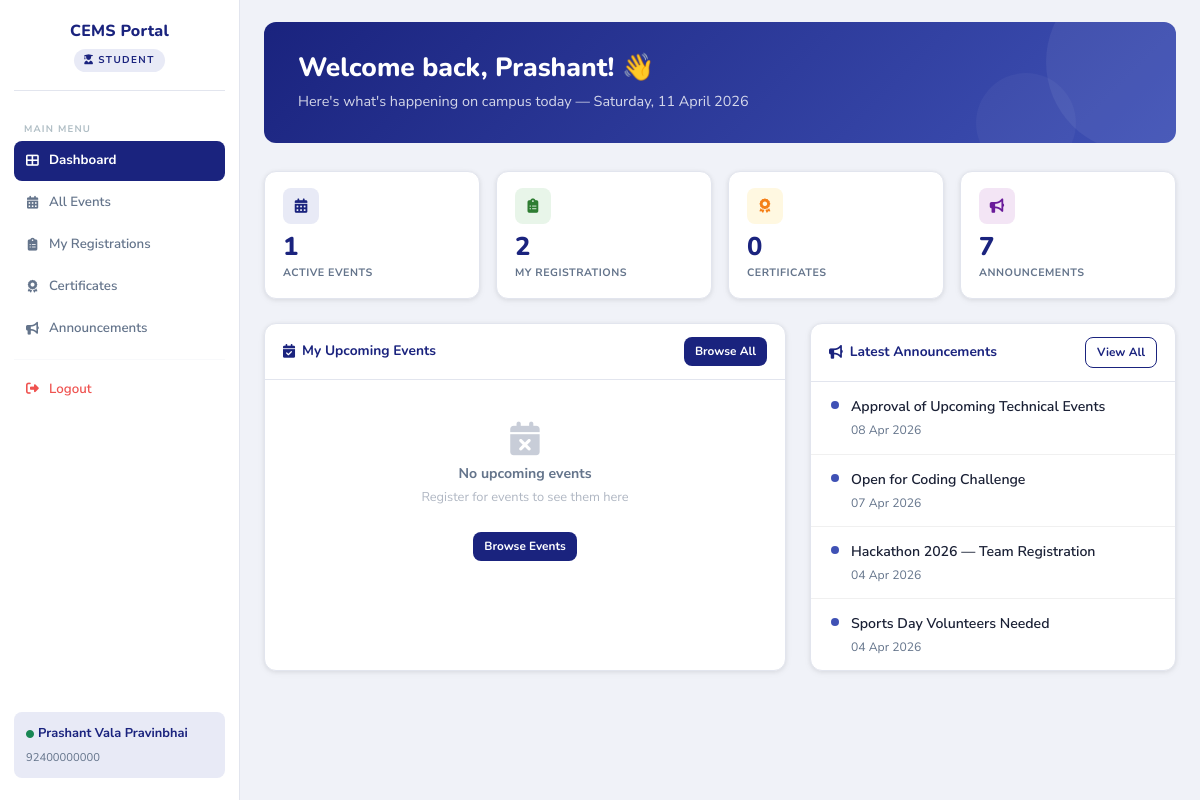
The page /student/dashboard.php (signed in) on the database its author committed.
### tables this page shows
CREATE TABLE `announcements` (
  `announcement_id` int(11) NOT NULL,
  `title` varchar(200) NOT NULL,
  `content` text NOT NULL,
  `event_id` int(11) DEFAULT NULL,
  `posted_by` int(11) NOT NULL,
  `posted_by_role` enum('faculty','admin') NOT NULL DEFAULT 'faculty',
  `created_at` timestamp NOT NULL DEFAULT current_timestamp()
);

### student/dashboard.php (the view, shortened to what this page needs)
<?php
require_once("../config/db.php");
require_once("../includes/student_sidebar.php");
$student_id   = $_SESSION['student_id'];
$student_name = $_SESSION['student_name'];
$active_events = $my_registrations = $my_certificates = $announcements_count = 0;
try {
    $r1 = $conn->query("SELECT COUNT(*) as c FROM events WHERE event_date >= CURDATE() AND status='Approved'");
    $active_events = $r1->fetch_assoc()['c'];
    $r2 = $conn->prepare("SELECT COUNT(*) as c FROM registrations WHERE student_id = ?");
    $r2->bind_param("i", $student_id); $r2->execute();
    $my_registrations = $r2->get_result()->fetch_assoc()['c'];
    $r3 = $conn->prepare("
        SELECT COUNT(*) as c FROM certificates c
        JOIN attendance a ON a.student_id = c.student_id AND a.event_id = c.event_id
        WHERE c.student_id = ? AND a.status = 'Present'
    ");
    $r3->bind_param("i", $student_id); $r3->execute();
    $my_certificates = $r3->get_result()->fetch_assoc()['c'];
    $r4 = $conn->query("SELECT COUNT(*) as c FROM announcements");
    $announcements_count = $r4->fetch_assoc()['c'];
} catch (Exception $e) {}
$upcoming = [];
try {
    $q = $conn->prepare("
        SELECT e.event_name, e.event_date, e.event_time, e.venue,
               COALESCE(a.status,'Pending') as att_status
        FROM registrations r
        JOIN events e ON r.event_id = e.event_id
        LEFT JOIN attendance a ON a.student_id = r.student_id AND a.event_id = r.event_id
        WHERE r.student_id = ? AND e.event_date >= CURDATE() AND e.status = 'Approved'
        ORDER BY e.event_date ASC LIMIT 5
    ");
    $q->bind_param("i", $student_id); $q->execute();
    $upcoming = $q->get_result()->fetch_all(MYSQLI_ASSOC);
} catch (Exception $e) {}
$announcements = [];
try {
    $qa = $conn->query("
        SELECT title, created_at FROM announcements
        ORDER BY created_at DESC LIMIT 4
    ");
    $announcements = $qa->fetch_all(MYSQLI_ASSOC);
} catch (Exception $e) {}
?>
<!DOCTYPE html>
<html lang="en">
<head>
    <link href="https://cdn.jsdelivr.net/npm/bootstrap@5.3.2/dist/css/bootstrap.min.css" rel="stylesheet">
    <link rel="stylesheet" href="https://cdnjs.cloudflare.com/ajax/libs/font-awesome/6.4.2/css/all.min.css">
    <link rel="stylesheet" href="../assets/css/style.css">
</head>
<body>
<?php include '../includes/student_sidebar.php'; ?>
<main class="main-content">
<div class="content-inner">
    <div class="welcome-card">
        <div style="position:relative;z-index:1;">
            <h2>Welcome back, <?= htmlspecialchars(explode(' ', $student_name)[0]) ?>! 👋</h2>
            <p>Here's what's happening on campus today — <?= date('l, d F Y') ?></p>
        </div>
    </div>
    <div class="row g-3 mb-4">
        <div class="col-6 col-lg-3">
            <div class="stat-card">
                <div class="stat-icon blue"><i class="fas fa-calendar-alt"></i></div>
                <div class="stat-number"><?= $active_events ?></div>
                <div class="stat-label">Active Events</div>
            </div>
        </div>
        <div class="col-6 col-lg-3">
            <div class="stat-card">
                <div class="stat-icon green"><i class="fas fa-clipboard-list"></i></div>
                <div class="stat-number"><?= $my_registrations ?></div>
                <div class="stat-label">My Registrations</div>
            </div>
        </div>
        <div class="col-6 col-lg-3">
            <div class="stat-card">
                <div class="stat-icon gold"><i class="fas fa-award"></i></div>
                <div class="stat-number"><?= $my_certificates ?></div>
                <div class="stat-label">Certificates</div>
            </div>
        </div>
        <div class="col-6 col-lg-3">
            <div class="stat-card">
                <div class="stat-icon purple"><i class="fas fa-bullhorn"></i></div>
                <div class="stat-number"><?= $announcements_count ?></div>
                <div class="stat-label">Announcements</div>
            </div>
        </div>
    </div>
    <div class="row g-4">
        <div class="col-lg-7">
            <div class="card h-100">
                <div class="card-header-custom">
                    <i class="fas fa-calendar-check"></i> My Upcoming Events
                    <a href="events.php" class="ms-auto btn-primary-custom btn-sm-custom">Browse All</a>
                </div>
                <?php if (empty($upcoming)): ?>
                    <div class="empty-state" style="border:none;">
                        <i class="fas fa-calendar-times"></i>
                        <h5>No upcoming events</h5>
                        <p>Register for events to see them here</p>
                        <a href="events.php" class="btn-primary-custom btn-sm-custom mt-2">Browse Events</a>
                    </div>
                <?php endif; ?>
            </div>
        </div>
        <div class="col-lg-5">
            <div class="card h-100">
                <div class="card-header-custom">
                    <i class="fas fa-bullhorn"></i> Latest Announcements
                    <a href="announcements.php" class="ms-auto btn-outline-custom btn-sm-custom">View All</a>
                </div>
                <?php if (empty($announcements)): ?>
                    <div class="empty-state" style="border:none;">
                        <i class="fas fa-bell-slash"></i>
                        <h5>No announcements</h5>
                        <p>Check back later for updates</p>
                    </div>
                <?php else: ?>
                    <?php foreach ($announcements as $ann): ?>
                    <div class="ann-item">
                        <div class="ann-dot"></div>
                        <div>
                            <div style="font-weight:600;font-size:0.88rem;color:var(--text-dark);">
                                <?= htmlspecialchars($ann['title']) ?>
                            </div>
                            <div style="font-size:0.76rem;color:var(--text-muted);margin-top:2px;">
                                <?= date('d M Y', strtotime($ann['created_at'])) ?>
                            </div>
                        </div>
                    </div>
                    <?php endforeach; ?>
                <?php endif; ?>
            </div>
        </div>
    </div>
</div>
</main>
</body>
</html>

### assets/css/style.css (style rules this page uses)
:root { --primary: #1a237e; --primary-mid: #283593; --accent: #3f51b5; --accent-light: #e8eaf6; --main-bg: #f0f2f8; --sidebar-bg: #ffffff; --card-bg: #ffffff; --border: #e2e5ee; --text-dark: #1a2035; --text-muted: #64748b; --gold: #f9a825; --gold-light: #fff8e1; --success: #2e7d32; --success-light: #e8f5e9; --danger: #c62828; --danger-light: #fce4ec; --warning: #e65100; --warning-light: #fff3e0; --sidebar-width: 240px; --font-display: 'Nunito', sans-serif; --font-body: 'Nunito Sans', sans-serif; --radius-sm: 8px; --radius-md: 12px; --radius-lg: 16px; --shadow-sm: 0 1px 4px rgba(0,0,0,0.07), 0 2px 8px rgba(0,0,0,0.04); --shadow-md: 0 4px 16px rgba(26,35,126,0.10); --shadow-lg: 0 12px 40px rgba(26,35,126,0.14); --transition: all 0.2s ease; }
*, *::before, *::after { box-sizing: border-box; margin: 0; padding: 0; }
html { scroll-behavior: smooth; }
body { background: var(--main-bg); font-family: var(--font-body); color: var(--text-dark); font-size: 14px; line-height: 1.65; -webkit-font-smoothing: antialiased; }
a { text-decoration: none; color: inherit; }
.main-content { margin-left: var(--sidebar-width); min-height: 100vh; background: var(--main-bg); padding: 28px 32px; }
.content-inner { max-width: 960px; margin: 0 auto; }
.card { background: var(--card-bg); border: 1px solid var(--border); border-radius: var(--radius-md); box-shadow: var(--shadow-sm); }
.card-header-custom { padding: 13px 18px; border-bottom: 1px solid var(--border); font-family: var(--font-display); font-weight: 700; font-size: 0.86rem; color: var(--primary); display: flex; align-items: center; gap: 7px; }
.stat-card { background: var(--card-bg); border: 1px solid var(--border); border-radius: var(--radius-md); padding: 16px 18px; transition: var(--transition); box-shadow: var(--shadow-sm); }
.stat-icon { width: 36px; height: 36px; border-radius: 8px; display: flex; align-items: center; justify-content: center; font-size: 0.9rem; margin-bottom: 10px; }
.stat-icon.blue { background: var(--accent-light); color: var(--primary); }
.stat-icon.green { background: var(--success-light); color: var(--success); }
.stat-icon.gold { background: var(--gold-light); color: #f57f17; }
.stat-icon.purple { background: #f3e5f5; color: #6a1b9a; }
.stat-number { font-family: var(--font-display); font-size: 1.6rem; font-weight: 800; color: var(--primary); line-height: 1; letter-spacing: -0.5px; }
.stat-label { font-size: 0.67rem; font-weight: 700; text-transform: uppercase; letter-spacing: 0.5px; color: var(--text-muted); margin-top: 4px; }
.btn-primary-custom { background: var(--primary); color: white; border: none; padding: 8px 16px; border-radius: var(--radius-sm); font-family: var(--font-display); font-weight: 700; font-size: 0.82rem; cursor: pointer; transition: var(--transition); display: inline-flex; align-items: center; gap: 6px; text-decoration: none; white-space: nowrap; }
.btn-outline-custom { background: transparent; color: var(--primary); border: 1.5px solid var(--primary); padding: 7px 15px; border-radius: var(--radius-sm); font-family: var(--font-display); font-weight: 700; font-size: 0.82rem; cursor: pointer; transition: var(--transition); display: inline-flex; align-items: center; gap: 6px; text-decoration: none; white-space: nowrap; }
.btn-sm-custom { padding: 5px 11px; font-size: 0.74rem; }
.empty-state { text-align: center; padding: 42px 20px; background: var(--card-bg); border: 1px dashed #d0d5e0; border-radius: var(--radius-md); }
.empty-state i { font-size: 2.1rem; color: #c8cdd8; margin-bottom: 10px; display: block; }
.empty-state h5 { color: var(--text-muted); font-weight: 700; margin-bottom: 4px; font-size: 0.88rem; }
.empty-state p { color: #b0b7c3; font-size: 0.8rem; }
@media (max-width: 1200px) { .main-content { padding: 22px 24px; } }

### rows shown on the page
announcements: title "Approval of Upcoming Technical Events", created_at "08 Apr 2026"
announcements: title "Open for Coding Challenge", created_at "07 Apr 2026"
announcements: title "Hackathon 2026 — Team Registration", created_at "04 Apr 2026"
announcements: title "Sports Day Volunteers Needed", created_at "04 Apr 2026"

### other values the page prints
$_SESSION['student_name'] "Prashant Vala Pravinbhai"
$_SESSION['enrollment_no'] "92400000000"
explode(' ', $student_name)[0] "Prashant"
$active_events "1"
$my_registrations "2"
$my_certificates "0"
$announcements_count "7"
